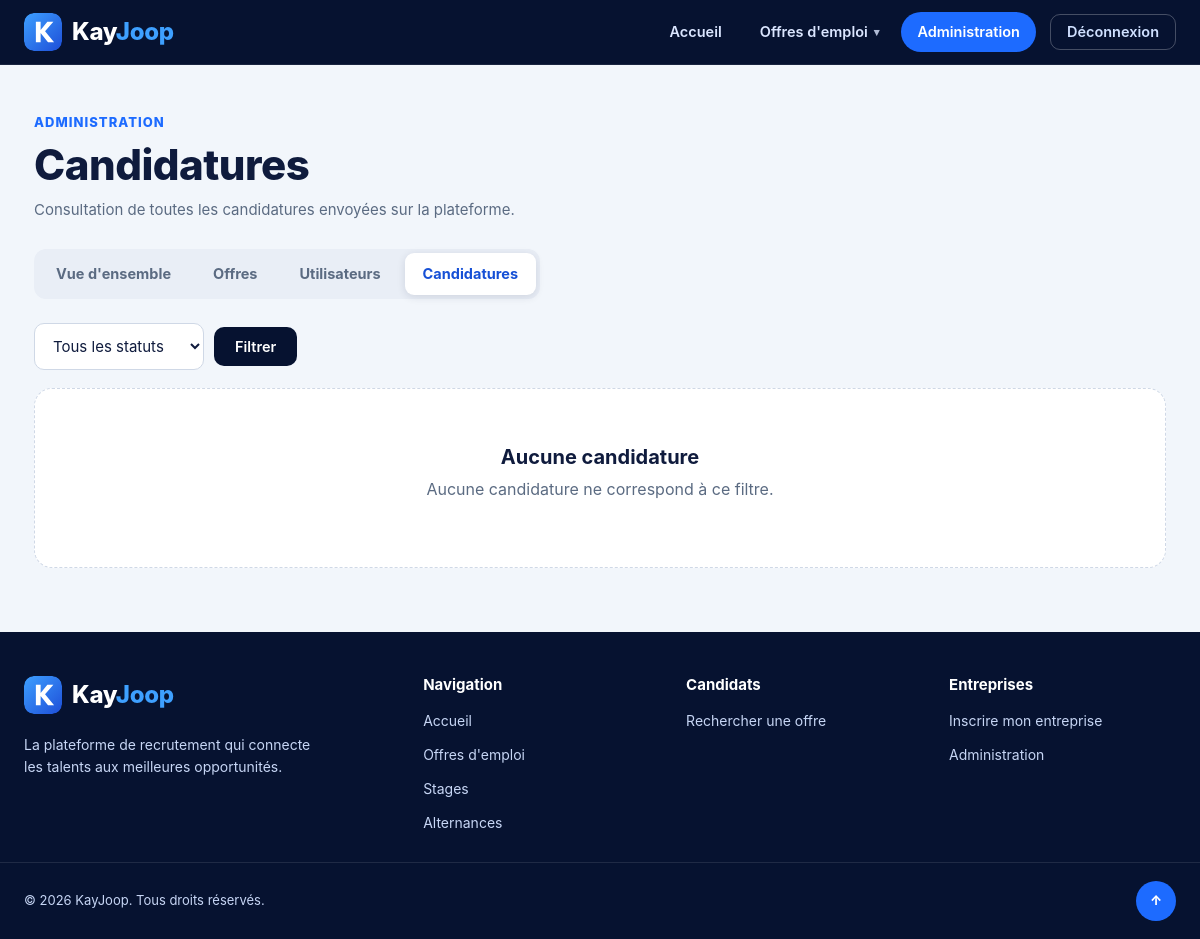
/offres/gestion/candidatures/ (signed in), run on an earlier commit of the app's database.
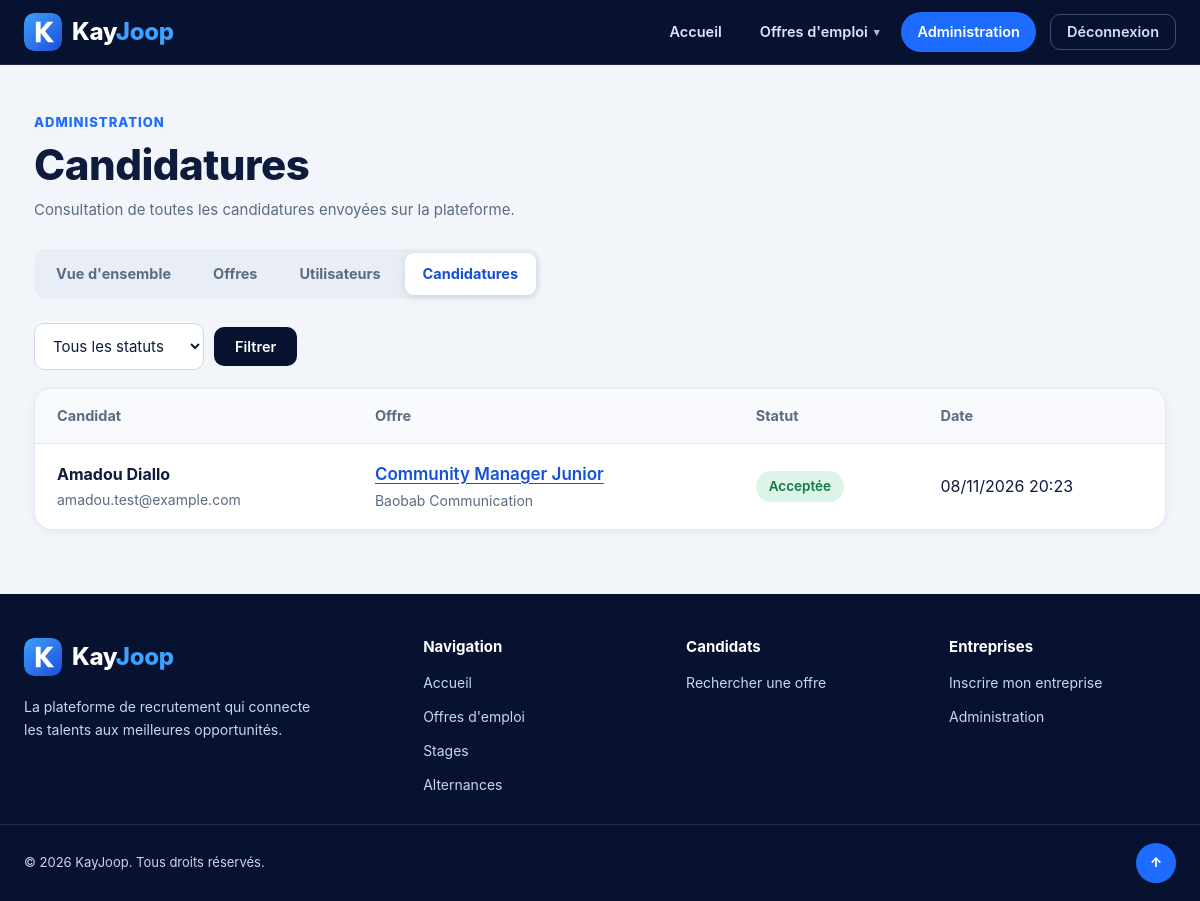
And on a later commit of the database.
### offres/models.py (models this page shows, shortened)
class Candidature(models.Model):
    STATUT_CHOIX = [
        ('en_attente', 'En attente'),
        ('acceptee', 'Acceptée'),
        ('refusee', 'Refusée'),
    ]
    etudiant = models.ForeignKey(
        ProfilEtudiant,
        on_delete=models.CASCADE,
        related_name='candidatures'
    )
    offre = models.ForeignKey(
        Offre,
        on_delete=models.CASCADE,
        related_name='candidatures'
    )
    cv = models.FileField(
        upload_to='cv/',
        blank=True,
        verbose_name="CV du candidat"
    )
    lettre_motivation = models.TextField(
        blank=True,
        verbose_name="Lettre de motivation"
    )
    statut = models.CharField(
        max_length=20,
        choices=STATUT_CHOIX,
        default='en_attente'
    )
    date_candidature = models.DateTimeField(
        auto_now_add=True
    )
    class Meta:
        unique_together = ('etudiant', 'offre')
        ordering = ['-date_candidature']

class ProfilEtudiant(models.Model):
    utilisateur = models.OneToOneField(
        settings.AUTH_USER_MODEL,
        on_delete=models.CASCADE,
        related_name='profil_etudiant'
    )
    nom_complet = models.CharField(max_length=150)
    email = models.EmailField(unique=True)
    telephone = models.CharField(max_length=20, unique=True)
    NIVEAU_CHOIX = [
        ('bac', 'Baccalauréat'),
        ('bts', 'BTS / DUT'),
        ('licence', 'Licence'),
        ('master', 'Master'),
        ('doctorat', 'Doctorat'),
        ('autre', 'Autre'),
    ]
    ANNEE_CHOIX = [
        ('1re', '1re année'),
        ('2e', '2e année'),
        ('3e', '3e année'),
        ('4e_plus', '4e année ou plus'),
        ('diplome', 'Déjà diplômé'),
    ]
    niveau_etudes = models.CharField(
        max_length=20,
        choices=NIVEAU_CHOIX,
        default='licence'
    )
    filiere = models.CharField(
        max_length=150,
        default='Informatique de gestion'
    )
    annee_etudes = models.CharField(
        max_length=20,
        choices=ANNEE_CHOIX,
        default='2e'
    )
    competences = models.TextField(
        blank=True,
        verbose_name="Compétences"
    )
    cv = models.FileField(
        upload_to='cv_etudiants/',
        blank=True,
        null=True,
        verbose_name="CV"
    )

class Offre(models.Model):
    TYPE_CHOIX = [
        ('emploi', 'Emploi'),
        ('stage', 'Stage'),
        ('alternance', 'Alternance'),
    ]
    STATUT_CHOIX = [
        ('en_attente', 'En attente de validation'),
        ('ouverte', 'Publiée'),
        ('fermee', 'Clôturée'),
    ]
    titre = models.CharField(max_length=200)
    entreprise = models.CharField(max_length=150)
    profil_entreprise = models.ForeignKey(
        'ProfilEntreprise',
        on_delete=models.SET_NULL,
        null=True,
        blank=True,
        related_name='offres'
    )
    description = models.TextField()
    type_contrat = models.CharField(
        max_length=20,
        choices=TYPE_CHOIX,
        default='emploi'
    )
    localisation = models.CharField(max_length=150)
    date_limite = models.DateField()
    statut = models.CharField(
        max_length=10,
        choices=STATUT_CHOIX,
        default='ouverte'
    )
    date_creation = models.DateTimeField(auto_now_add=True)

### offres/views_gestion.py (the view)
# urls.py: path('gestion/candidatures/', views_gestion.candidatures, name='gestion_candidatures'),
@staff_requis
def candidatures(request):
    statut = request.GET.get("statut", "")
    liste = Candidature.objects.select_related("etudiant", "offre")
    if statut in dict(Candidature.STATUT_CHOIX):
        liste = liste.filter(statut=statut)
    else:
        statut = ""
    return render(request, "offres/gestion/candidatures.html", {
        "section": "candidatures",
        "candidatures": liste,
        "statut": statut,
        "statuts": Candidature.STATUT_CHOIX,
        "nb_en_attente": Offre.objects.filter(statut="en_attente").count(),
    })

### offres/views_gestion.py (called while the page is built)
def staff_requis(vue):
    @wraps(vue)
    def enveloppe(request, *args, **kwargs):
        if not request.user.is_authenticated:
            messages.info(request, "Connectez-vous pour accéder à l'administration.")
            return redirect("connexion")
        if not (request.user.is_active and request.user.is_staff):
            raise PermissionDenied
        return vue(request, *args, **kwargs)
    return enveloppe

### offres/templates/offres/gestion/candidatures.html (shortened to what this page needs)
{% extends "offres/base.html" %}
{% block content %}
<main class="page">
    <div class="page-head">
        <div>
            <span class="eyebrow">Administration</span>
            <h1>Candidatures</h1>
            <p class="page-sub">Consultation de toutes les candidatures envoyées sur la plateforme.</p>
        </div>
    </div>
    {% include "offres/gestion/_tabs.html" %}
    <form method="get" class="toolbar">
        <select name="statut" class="input" aria-label="Filtrer par statut">
            <option value="">Tous les statuts</option>
        </select>
        <button type="submit" class="btn btn-dark">Filtrer</button>
    </form>
    {% if candidatures %}
    <div class="table-wrap">
        <table class="table">
            <thead><tr><th scope="col">Candidat</th><th scope="col">Offre</th><th scope="col">Statut</th><th scope="col">Date</th></tr></thead>
            <tbody>
                {% for c in candidatures %}
                <tr>
                    <td data-label="Candidat"><strong>{{ c.etudiant.nom_complet }}</strong><span class="cell-sub">{{ c.etudiant.email }}</span></td>
                    <td data-label="Offre"><a href="{% url 'detail_offre' c.offre.id %}" class="cell-link">{{ c.offre.titre }}</a><span class="cell-sub">{{ c.offre.entreprise }}</span></td>
                    <td data-label="Statut">
                        {% if c.statut == "acceptee" %}<span class="badge badge-ok">Acceptée</span>
                        {% elif c.statut == "refusee" %}<span class="badge badge-danger">Refusée</span>
                        {% else %}<span class="badge badge-wait">En attente</span>{% endif %}
                    </td>
                    <td data-label="Date">{{ c.date_candidature|date:"d/m/Y H:i" }}</td>
                </tr>
                {% endfor %}
            </tbody>
        </table>
    </div>
    {% else %}
    <div class="empty"><h3>Aucune candidature</h3><p>Aucune candidature ne correspond à ce filtre.</p></div>
    {% endif %}
</main>
{% endblock %}

What changed in the data, as far as the page shows it:
added Candidature: etudiant.nom_complet "Amadou Diallo", etudiant.email "amadou.test@example.com", offre.titre "Community Manager Junior", offre.entreprise "Baobab Communication", statut "Acceptée", date_candidature "08/11/2026 20:23"
Also different on the page:
text no longer shown: "Aucune candidature Aucune candidature ne correspond à ce filtre."
text now shown: "Candidat Offre Statut Date"
